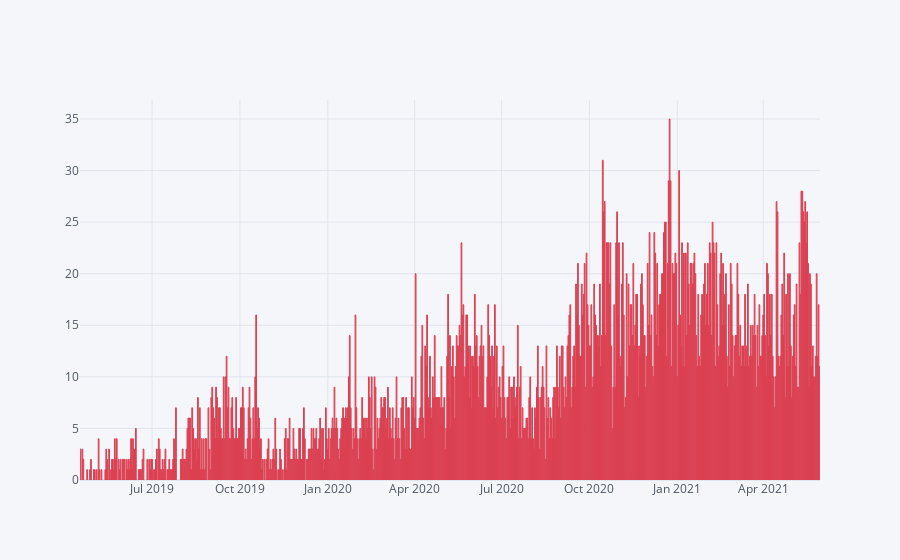

Here is the notebook cell this chart was saved with:
### Code cell
Date_count.iplot(kind='bar',colors='Red')

### Figure 1 — Plotly figure (JSON) as saved in the notebook; plotly's stock layout.template omitted (floating-point values rounded to 4 significant figures; data arrays with more than 128 entries replaced by an {"elided": "..."} marker saying what was removed)
{"data": [{"marker": {"color": "rgba(219, 64, 82, 0.6)", "line": {"color": "rgba(219, 64, 82, 1.0)", "width": 1}}, "name": "본문", "orientation": "v", "text": "", "type": "bar", "x": {"elided": "736 str values"}, "y": {"elided": "736 int values"}}], "layout": {"legend": {"bgcolor": "#F5F6F9", "font": {"color": "#4D5663"}}, "paper_bgcolor": "#F5F6F9", "plot_bgcolor": "#F5F6F9", "title": {"font": {"color": "#4D5663"}}, "xaxis": {"gridcolor": "#E1E5ED", "showgrid": true, "tickfont": {"color": "#4D5663"}, "title": {"font": {"color": "#4D5663"}, "text": ""}, "zerolinecolor": "#E1E5ED"}, "yaxis": {"gridcolor": "#E1E5ED", "showgrid": true, "tickfont": {"color": "#4D5663"}, "title": {"font": {"color": "#4D5663"}, "text": ""}, "zerolinecolor": "#E1E5ED"}}}
